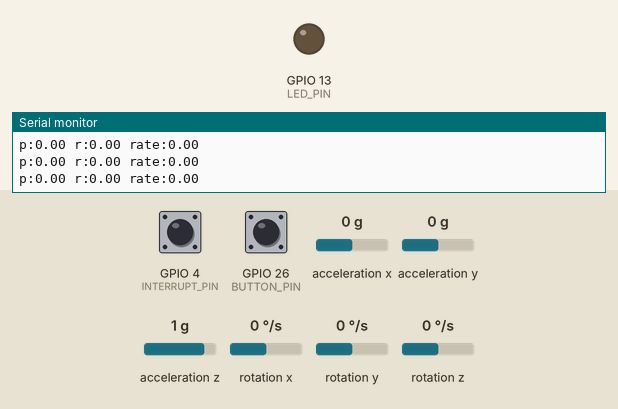
This program was run on a simulated ESP32. Shown: output pins drawn as LEDs (lit = HIGH), the last lines printed to the serial monitor. Dashed ring = blinking. Inputs (shaded band) come from the test bench; at power-on: acceleration y 0 g, GPIO 26 (BUTTON_PIN) HIGH, acceleration z 1 g, GPIO 4 (INTERRUPT_PIN) LOW, acceleration x 0 g, rotation x 0 °/s, rotation y 0 °/s, rotation z 0 °/s. The sensor or clock chip raises its interrupt line as the real part does.

Above: at 2.7 s.
2.8 s: acceleration y set to -1.4 g
At 3.16 s:
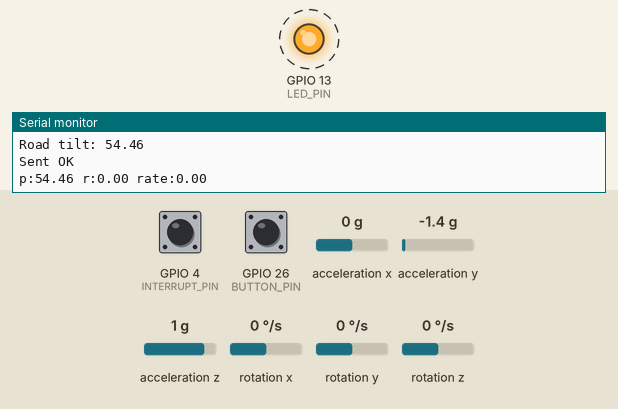
4.7 s: GPIO 26 (BUTTON_PIN) pulled LOW for 0.15 s
At 5.4 s:
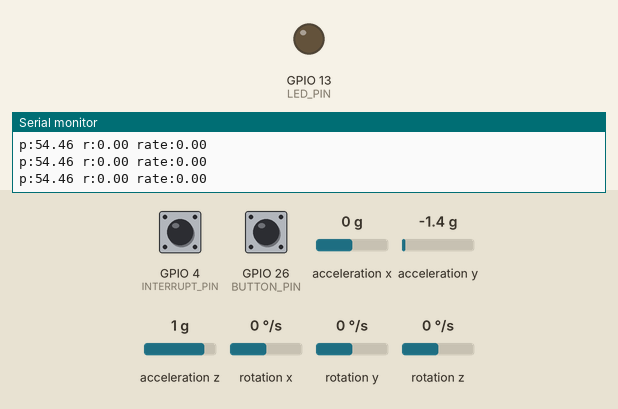
6.3 s: acceleration z set to -1.4 g
At 7.9 s:
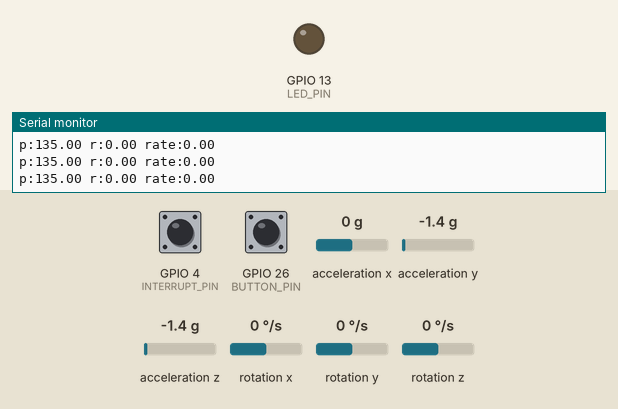
Timing chart, 0 to 9.4 s (numbered marks = the images above; inputs shaded):
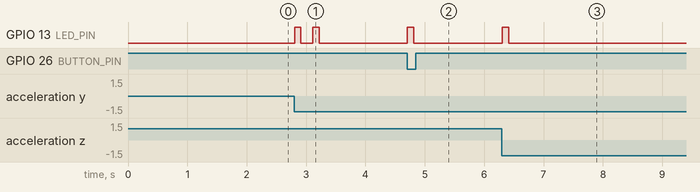

The program:

main.cpp
```cpp
#include "I2Cdev.h"
#include "MPU6050_6Axis_MotionApps20.h"
#include <esp_now.h>
#include <WiFi.h>
#if I2CDEV_IMPLEMENTATION == I2CDEV_ARDUINO_WIRE
    #include "Wire.h"
#endif

//  PINS
#define INTERRUPT_PIN  4
#define BUTTON_PIN     26    // calibration button
#define LED_PIN        13

unsigned long lastBumpSent = 0;
const unsigned long BUMP_COOLDOWN_MS = 500;  // one bump per 500ms max
// HEAD UNIT MAC
uint8_t headMAC[] = {0x20,0xE7,0xC8,0xBB,0x16,0xC0};

// MESSAGE STRUCT
typedef struct {
    uint8_t eventType;      // what happened
    float   magnitude;      // bump strength OR road angle
} ShoulderMessage;

// event type values
#define EVENT_BUTTON    1   // driver pressed calibration button
#define EVENT_BUMP      2   // road bump detected
#define EVENT_ROAD_TILT 3   // uphill or downhill detected

ShoulderMessage msgOut;
esp_now_peer_info_t peerInfo;

unsigned long ledOnTime = 0;

// MPU6050
MPU6050 mpu;
bool     dmpReady  = false;
uint8_t  devStatus;
uint16_t packetSize;
uint8_t  fifoBuffer[64];
Quaternion  q;
VectorFloat gravity;
float       ypr[3];
volatile bool mpuInterrupt = false;
void dmpDataReady() { mpuInterrupt = true; }

// BUMP DETECTION
const float BUMP_RATE_THRESH  = 55.0f;   // °/s — sudden jolt
const float ROAD_TILT_THRESH  = 4.0f;   // degrees — uphill/downhill
#define ROAD_STABLE_MS  500 // tilt must persist 1s


// road tilt state
float         roadTiltAngle    = 0;
unsigned long roadTiltStart    = 0;
bool          roadTiltActive   = false;
bool          roadTiltReported = false;

//  BUTTON DEBOUNCE
bool     lastButtonState = HIGH;
unsigned long lastDebounce  = 0;

//  ESP-NOW SEND
void sendEvent(uint8_t type, float magnitude) {
    msgOut.eventType = type;
    msgOut.magnitude = magnitude;
    esp_now_send(headMAC, (uint8_t*)&msgOut, sizeof(msgOut));

    // brief LED flash to confirm send
    digitalWrite(LED_PIN, HIGH);
    // non-blocking — just note the time, turn off next loop
    ledOnTime = millis();

}

void onSent(const uint8_t *mac, esp_now_send_status_t status) {
    // optional debug
    Serial.println(status == ESP_NOW_SEND_SUCCESS ? "Sent OK" : "Send FAIL");
}

// SETUP
void setup() {
    Serial.begin(115200);
    delay(1000);  // give serial Monitor time to open

    // print MAC before WiFi mode is set
    uint8_t baseMac[6];
    esp_read_mac(baseMac, ESP_MAC_WIFI_STA);
    Serial.print("Base MAC (STA): ");
    for (int i = 0; i < 6; i++) {
        if (baseMac[i] < 0x10) Serial.print("0");
        Serial.print(baseMac[i], HEX);
        if (i < 5) Serial.print(":");
    }
    Serial.println();

    pinMode(BUTTON_PIN, INPUT_PULLUP);
    pinMode(LED_PIN,    OUTPUT);

    Wire.begin();
    Wire.setClock(400000);

    WiFi.mode(WIFI_STA);
    WiFi.disconnect();


    esp_read_mac(baseMac, ESP_MAC_WIFI_STA);
    Serial.print("Base MAC (STA): ");
    for (int i = 0; i < 6; i++) {
        if (baseMac[i] < 0x10) Serial.print("0");
        Serial.print(baseMac[i], HEX);
        if (i < 5) Serial.print(":");
    }
    Serial.println();
    Serial.print("WiFi MAC: ");
    Serial.println(WiFi.macAddress());

    // initialisation of ESP-NOW
    esp_now_init();
    esp_now_register_send_cb(onSent);
    memcpy(peerInfo.peer_addr, headMAC, 6);
    peerInfo.channel = 0;
    peerInfo.encrypt = false;
    esp_now_add_peer(&peerInfo);

    // MPU6050
    mpu.initialize();
    pinMode(INTERRUPT_PIN, INPUT);
    Serial.println(mpu.testConnection() ?
        "MPU6050 OK" : "MPU6050 FAILED");


    devStatus = mpu.dmpInitialize();
    if (devStatus == 0) {
        mpu.CalibrateAccel(6);
        mpu.CalibrateGyro(6);
        mpu.setRate(49);          // 20Hz
        mpu.setDMPEnabled(true);
        attachInterrupt(digitalPinToInterrupt(INTERRUPT_PIN), dmpDataReady, RISING);
        dmpReady   = true;
        packetSize = mpu.dmpGetFIFOPacketSize();
        Serial.println("Shoulder unit ready");
    } else {
        Serial.print("DMP failed: ");
        Serial.println(devStatus);
    }

}


void loop() {
    if (!dmpReady) return;

    unsigned long now = millis();

    if (ledOnTime > 0 && (now - ledOnTime) > 100) {
    digitalWrite(LED_PIN, LOW);
    ledOnTime = 0;
    }
    static float         lastPitch      = 0;
    static float         lastRoll       = 0;
    static unsigned long lastSampleTime = 0;

    static bool firstSample = true;

    // button check
    bool btnNow = digitalRead(BUTTON_PIN);
    if (btnNow == LOW && lastButtonState == HIGH
        && (now - lastDebounce > 50)) {
        lastDebounce = now;
        Serial.println("Button pressed — sending calibration trigger");
        sendEvent(EVENT_BUTTON, 0);
    }
    lastButtonState = btnNow;

    //  sensor read
    if (!mpu.dmpGetCurrentFIFOPacket(fifoBuffer)) return;

    mpu.dmpGetQuaternion(&q, fifoBuffer);
    mpu.dmpGetGravity(&gravity, &q);
    mpu.dmpGetYawPitchRoll(ypr, &q, &gravity);

    float pitch = -(ypr[2] * 180/M_PI);
    float roll  = ypr[1] * 180/M_PI;

    if (firstSample) {
    firstSample    = false;
    lastPitch      = pitch;
    lastRoll       = roll;
    lastSampleTime = now;
    return;   // skip calculations on first sample
    }

    //  rate of change
    float dt = (now - lastSampleTime) / 1000.0f;
    if (dt > 1.0f) dt = 0.05f;
    float pitchRate = (dt > 0) ? abs(pitch - lastPitch) / dt : 0;
    float rollRate  = (dt > 0) ? abs(roll  - lastRoll)  / dt : 0;
    float totalRate = max(pitchRate, rollRate);
    lastPitch      = pitch;
    lastRoll       = roll;
    lastSampleTime = now;

    // bump detection
    // sudden fast movement = bump
    if (totalRate > BUMP_RATE_THRESH) {
        if (now - lastBumpSent > BUMP_COOLDOWN_MS) {
        Serial.print("Bump! rate: ");
        Serial.println(totalRate);
        sendEvent(EVENT_BUMP, totalRate);
        lastBumpSent = now;
        }
    }

    // road tilt detection
    // uphill/downhill = sustained pitch change on SHOULDER sensor
    // shoulder sensor sits flat in car so its pitch = road angle
    bool roadTilted = abs(pitch) > ROAD_TILT_THRESH;   // slow change = road, not bump

    if (roadTilted) {
    if (!roadTiltActive) {
        roadTiltActive   = true;
        roadTiltStart    = now;
        roadTiltReported = false;
        roadTiltAngle    = pitch;
        Serial.println("Hill starting — early warning sent");
    }

    // step 2  update the angle continuously while tilted
    if (!roadTiltReported) {
        roadTiltAngle = pitch;  // only update before first send
    }

    // step 3 — report after 300ms (reduced from 1000ms), because t took to long to send
    if (!roadTiltReported
        && (now - roadTiltStart >= 300)
        && totalRate < 8.0f) {
        Serial.print("Road tilt: ");
        Serial.println(roadTiltAngle);
        sendEvent(EVENT_ROAD_TILT, roadTiltAngle);
        roadTiltReported = true;
    }

    // step 4 — if angle changes significantly after reporting
    // send an update (car is still going up a steeper grade)
    if (roadTiltReported && abs(pitch - roadTiltAngle) > 3.0f) {
    roadTiltAngle    = pitch;
    Serial.print("Road tilt updated: ");
    Serial.println(roadTiltAngle);
    sendEvent(EVENT_ROAD_TILT, roadTiltAngle);  // ← send immediately
    // keep roadTiltReported = true so step 4 keeps monitoring
    roadTiltStart    = now;
    }

    } else {
        if (roadTiltActive && roadTiltReported) {
            Serial.println("Road level again");
            sendEvent(EVENT_ROAD_TILT, 0);
        }
        roadTiltActive   = false;
        roadTiltReported = false;
    }

    // debug
    static int dbgCount = 0;
    if (++dbgCount >= 10) {
        dbgCount = 0;
        Serial.print("p:"); Serial.print(pitch);
        Serial.print(" r:"); Serial.print(roll);
        Serial.print(" rate:"); Serial.println(totalRate);
    }
}
```

Measured:
- after the input at 2.8 s, GPIO 13 (LED_PIN): alternates HIGH for 0.11 s and LOW for 0.20 s, 4 changes in all, then stays LOW, starting at once
- after the input at 4.7 s, GPIO 13 (LED_PIN): LOW → HIGH at once, → LOW 0.11 s later
- after the input at 6.3 s, GPIO 13 (LED_PIN): LOW → HIGH at once, → LOW 0.11 s later
